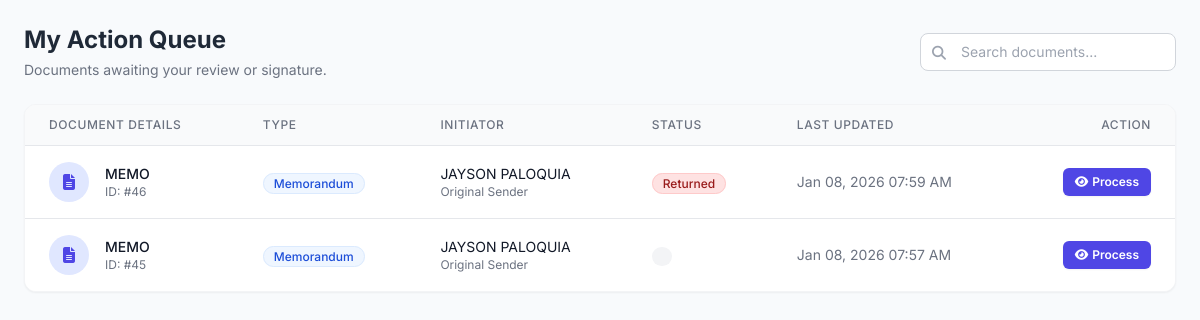
Before: /my_queue.php (signed in) with the older database file.
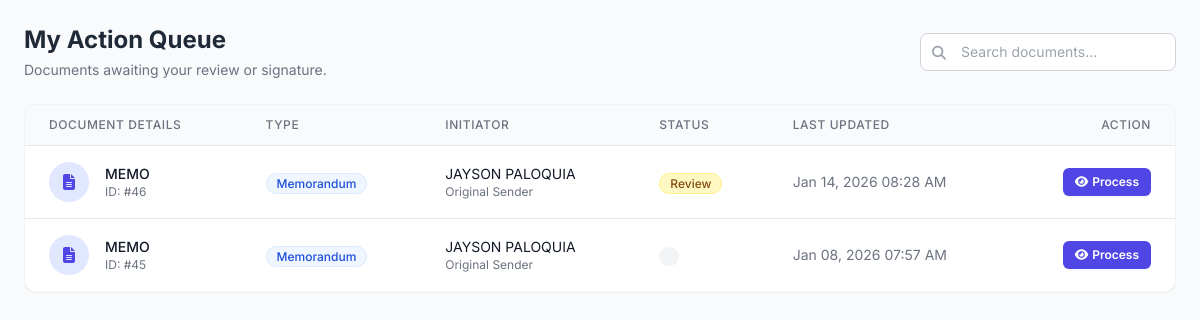
After: the same page with the newer database file.
### tables this page shows
CREATE TABLE `documents` (
  `doc_id` int(11) NOT NULL,
  `title` varchar(255) NOT NULL,
  `doc_type` varchar(100) NOT NULL,
  `status` enum('Draft','Review','Signing','Completed','Returned','Archived') NOT NULL,
  `remarks` text DEFAULT NULL,
  `initiator_id` int(11) NOT NULL,
  `current_owner_id` int(11) DEFAULT NULL,
  `created_at` timestamp NOT NULL DEFAULT current_timestamp(),
  `updated_at` timestamp NOT NULL DEFAULT current_timestamp() ON UPDATE current_timestamp()
);

CREATE TABLE `users` (
  `user_id` int(11) NOT NULL,
  `email` varchar(255) NOT NULL,
  `password_hash` varchar(255) NOT NULL,
  `first_name` varchar(100) NOT NULL,
  `middle_name` varchar(100) DEFAULT NULL,
  `last_name` varchar(100) NOT NULL,
  `suffix` varchar(20) DEFAULT NULL,
  `position` varchar(100) DEFAULT NULL,
  `designation` varchar(100) DEFAULT NULL,
  `division` varchar(100) DEFAULT NULL,
  `sex` enum('Male','Female','Other','Prefer not to say') DEFAULT NULL,
  `contact_number` varchar(50) DEFAULT NULL,
  `role` enum('Initiator','Section Chief','Division Chief','ARD','RED','Records Office','Admin') NOT NULL DEFAULT 'Initiator',
  `status` varchar(50) NOT NULL DEFAULT 'Pending',
  `verification_token` varchar(255) DEFAULT NULL,
  `token_expiry` datetime DEFAULT NULL,
  `reset_token` varchar(255) DEFAULT NULL,
  `reset_token_expiry` datetime DEFAULT NULL,
  `created_at` timestamp NOT NULL DEFAULT current_timestamp(),
  `otos_userlink` int(11) NOT NULL,
  `profile_picture_path` varchar(255) DEFAULT NULL
);

### my_queue.php (the view, shortened to what this page needs)
<?php
$user_id = $_SESSION['user_id'];
require_once 'db.php';
$search = $_GET['search'] ?? '';
$search_sql = "";
$params = [$user_id];
$types = "i";
$sql = "SELECT
            d.doc_id,
            d.title,
            d.doc_type,
            d.status,
            d.created_at,
            d.updated_at,
            u.first_name as init_fname,
            u.last_name as init_lname
        FROM documents d
        JOIN users u ON d.initiator_id = u.user_id
        WHERE d.current_owner_id = ?
        AND d.status != 'Draft'
        AND d.status != 'Completed'
        AND d.status != 'Archived'
        $search_sql
        ORDER BY d.updated_at DESC";
$stmt = $conn->prepare($sql);
$stmt->bind_param($types, ...$params);
$stmt->execute();
$result = $stmt->get_result();
?>
<!DOCTYPE html>
<html lang="en">
<head>
    <script src="https://cdn.tailwindcss.com"></script>
    <link rel="stylesheet" href="https://cdnjs.cloudflare.com/ajax/libs/font-awesome/6.4.0/css/all.min.css">
</head>
<body class="p-6">
    <div class="max-w-7xl mx-auto">
        <div class="flex flex-col md:flex-row justify-between items-start md:items-center mb-6 gap-4">
            <div>
                <h1 class="text-2xl font-bold text-gray-800">My Action Queue</h1>
                <p class="text-sm text-gray-500 mt-1">Documents awaiting your review or signature.</p>
            </div>
            <form method="GET" class="w-full md:w-auto">
                <div class="relative">
                    <input type="text" name="search" value="<?php echo htmlspecialchars($search); ?>"
                           placeholder="Search documents..."
                           class="w-full md:w-64 pl-10 pr-4 py-2 border border-gray-300 rounded-lg focus:ring-2 focus:ring-indigo-500 focus:border-indigo-500 outline-none transition text-sm">
                    <i class="fas fa-search absolute left-3 top-2.5 text-gray-400 text-sm"></i>
                </div>
            </form>
        </div>
        <div class="bg-white rounded-xl shadow-sm border border-gray-100 overflow-hidden">
            <?php if ($result->num_rows > 0): ?>
                <div class="overflow-x-auto">
                    <table class="min-w-full divide-y divide-gray-200">
                        <thead class="bg-gray-50">
                            <tr>
                                <th scope="col" class="px-6 py-3 text-left text-xs font-medium text-gray-500 uppercase tracking-wider">Document Details</th>
                                <th scope="col" class="px-6 py-3 text-left text-xs font-medium text-gray-500 uppercase tracking-wider">Type</th>
                                <th scope="col" class="px-6 py-3 text-left text-xs font-medium text-gray-500 uppercase tracking-wider">Initiator</th>
                                <th scope="col" class="px-6 py-3 text-left text-xs font-medium text-gray-500 uppercase tracking-wider">Status</th>
                                <th scope="col" class="px-6 py-3 text-left text-xs font-medium text-gray-500 uppercase tracking-wider">Last Updated</th>
                                <th scope="col" class="px-6 py-3 text-right text-xs font-medium text-gray-500 uppercase tracking-wider">Action</th>
                            </tr>
                        </thead>
                        <tbody class="bg-white divide-y divide-gray-200">
                            <?php while ($row = $result->fetch_assoc()): ?>
                                <tr class="hover:bg-gray-50 transition-colors">
                                    <td class="px-6 py-4 whitespace-nowrap">
                                        <div class="flex items-center">
                                            <div class="flex-shrink-0 h-10 w-10 rounded-full bg-indigo-100 flex items-center justify-center text-indigo-600">
                                                <i class="fas fa-file-alt"></i>
                                            </div>
                                            <div class="ml-4">
                                                <div class="text-sm font-medium text-gray-900 truncate max-w-xs" title="<?php echo htmlspecialchars($row['title']); ?>">
                                                    <?php echo htmlspecialchars($row['title']); ?>
                                                </div>
                                                <div class="text-xs text-gray-500">ID: #<?php echo $row['doc_id']; ?></div>
                                            </div>
                                        </div>
                                    </td>
                                    <td class="px-6 py-4 whitespace-nowrap">
                                        <span class="px-2.5 py-0.5 rounded-full text-xs font-medium bg-blue-50 text-blue-700 border border-blue-100">
                                            <?php echo htmlspecialchars($row['doc_type']); ?>
                                        </span>
                                    </td>
                                    <td class="px-6 py-4 whitespace-nowrap">
                                        <div class="text-sm text-gray-900"><?php echo htmlspecialchars($row['init_fname'] . ' ' . $row['init_lname']); ?></div>
                                        <div class="text-xs text-gray-500">Original Sender</div>
                                    </td>
                                    <td class="px-6 py-4 whitespace-nowrap">
                                        <?php
                                            $statusClass = 'bg-gray-100 text-gray-800';
                                            if($row['status'] == 'Signing') $statusClass = 'bg-purple-100 text-purple-800 border border-purple-200';
                                            elseif($row['status'] == 'Review') $statusClass = 'bg-yellow-100 text-yellow-800 border border-yellow-200';
                                            elseif($row['status'] == 'Returned') $statusClass = 'bg-red-100 text-red-800 border border-red-200';
                                        ?>
                                        <span class="px-2.5 py-0.5 rounded-full text-xs font-medium <?php echo $statusClass; ?>">
                                            <?php echo htmlspecialchars($row['status']); ?>
                                        </span>
                                    </td>
                                    <td class="px-6 py-4 whitespace-nowrap text-sm text-gray-500">
                                        <?php echo date('M d, Y h:i A', strtotime($row['updated_at'])); ?>
                                    </td>
                                    <td class="px-6 py-4 whitespace-nowrap text-right text-sm font-medium">
                                        <a href="view_document.php?id=<?php echo $row['doc_id']; ?>" class="text-white bg-indigo-600 hover:bg-indigo-700 px-3 py-1.5 rounded-md text-xs font-semibold shadow-sm transition-all flex items-center inline-flex gap-1">
                                            <i class="fas fa-eye"></i> Process
                                        </a>
                                    </td>
                                </tr>
                            <?php endwhile; ?>
                        </tbody>
                    </table>
                </div>
            <?php endif; ?>
        </div>
    </div>
</body>
</html>

### my_queue.php (style rules this page uses)
body { font-family: 'Inter', sans-serif; background-color: #f8fafc; }

Changed rows visible on the page:
changed documents id 46: status "Returned" → "Review"; updated_at "Jan 08, 2026 07:59 AM" → "Jan 14, 2026 08:28 AM"
